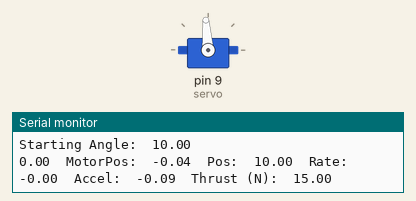
The sketch below on a simulated Arduino Uno, built with avr-gcc and run on an emulated ATmega328P. Shown: servo, the last lines printed to the serial monitor.

Above: at 5.1 s.
At 22.1 s:
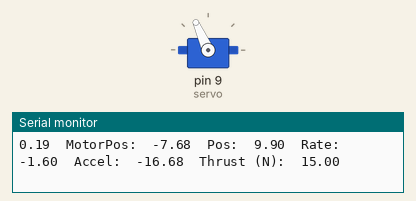
At 37.9 s:
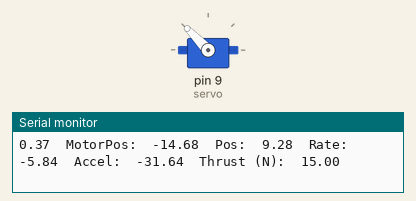
Timing chart, 0 to 40.0 s (numbered marks = the images above):
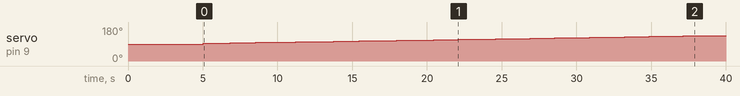

Measured:
- by itself, servo on pin 9 (servo): rises from 90° to 135° in 33.6 s, then falls to 134° in 0.63 s

The sketch:

TVC_Uniaxis_Simv1.ino
```cpp
#include <Servo.h>
Servo servo;

//will add more variables in the future for multi-axis control; any commented out variable or function is for later use; be sure to convert radians to degrees

//simulation constants

float pi = 3.14159;
float timeStep = 0.001; //100Hz

//simulation dynamics

float timeSinceStart = 0;

//TVC dynamics

float motorTorque; //for torque-based control later on
float motorForce;
float motorThrust = 15;
float motorSetpointAngle = 0;
float motorAngle = 0;
float motorAngleTarget;
float motorSetpointDifferenceAngle;
float motorAngleRate = 60;
float servoInput;

//rocket properties dynamics

float vehicleMass = 0.4745;
float vehicleDistanceCMtoTVC = 0.0889;
float vehicleMMOI = 0.010681;
float Kp = 5;
float Kd = 5;

//rocket angle dynamics

//float vehicleAngleSetpoint;
float vehicleAngleAccel = 0;
float vehicleAngleRate = 0;
float vehicleAnglePosition = 10;
float previousVehicleAnglePosition = 0;
float previousVehicleAngleRate = 0;
float previousVehicleAngleAccel = 0;
//float vehicleAngleSetpointDifferenceAccel;
//float vehicleAngleSetpointDifferenceRate;
//float vehicleAngleSetpointDifferencePosition;

void setup() {

  Serial.begin(9600);
  servo.attach(9);

  randomSeed(8193204);

  Serial.println();
  Serial.println("Simulation Constants");
  Serial.println();
  Serial.print("Simulation Time Step:  ");
  Serial.println(timeStep);
  Serial.print("Starting Angle:  ");
  Serial.println(vehicleAnglePosition);
  Serial.println();


  delay(5000);
}

void loop() {

  //run sim here, fly with flight states in setup

  outputServos();
  responseDynamics();
  rotationDynamics();
  simOutput(); //happens last

  timeSinceStart = timeSinceStart + timeStep;
  delay(1);

}

void vehicleDynamics() {

  //model with polynomial curves

}

void rotationDynamics() {

  //equations of motion

  motorTorque = motorThrust * vehicleDistanceCMtoTVC * sin(motorAngle * pi / 180);
  vehicleAngleAccel = motorTorque / vehicleMMOI;

  //integration and differentiation; not for angular acceleration

  vehicleAngleRate = (vehicleAngleAccel + previousVehicleAngleAccel) * 0.5 * timeStep + vehicleAngleRate;
  vehicleAnglePosition = (vehicleAngleRate + previousVehicleAngleRate) * 0.5 * timeStep + vehicleAnglePosition;

  //integration setup for next loop

  previousVehicleAnglePosition = vehicleAnglePosition;
  previousVehicleAngleRate = vehicleAngleRate;
  previousVehicleAngleAccel = vehicleAngleAccel;

}

void responseDynamics() {

  //PD loop configuration and motor delay

  motorAngleTarget = -(Kp * vehicleAnglePosition) - (Kd * vehicleAngleRate);

  //actuation limit modeling

  if (motorAngleTarget > 14) {
    motorAngleTarget = 14;
  }
  else if (motorAngleTarget < -22.5) {
    motorAngleTarget = -22.5;
  }
  else {
    motorAngleTarget = motorAngleTarget;
  }

  //actuator delay *KEEP TRACK OF RATES MODELED IN THIS SECTION -- NO PARAMETER VARS IN*

  if (motorAngleTarget > motorAngle + 0.04) {
    motorAngle = motorAngle + 0.04;
  }
  else if (motorAngleTarget < motorAngle - 0.04) {
    motorAngle = motorAngle - 0.04;
  }
  else {
    motorAngle = motorAngleTarget;
  }
}

void simOutput() {

  //write variables to serial

  Serial.print(timeSinceStart);
  Serial.print("  MotorPos:  ");
  Serial.print(motorAngle);
  Serial.print("  Pos:  ");
  Serial.print(vehicleAnglePosition);
  Serial.print("  Rate:  ");
  Serial.print(vehicleAngleRate);
  Serial.print("  Accel:  ");
  Serial.print(vehicleAngleAccel);
  Serial.print("  Thrust (N):  ");
  Serial.println(motorThrust);

}

void errorNoise() {

}

void outputServos() {
  servoInput = (0.0171 * motorAngle * motorAngle) - (2.4744 * motorAngle) + 94;
  servo.write(servoInput);
}

void motorThrustCurve() {
  if (0 <= timeSinceStart) {
    motorThrust = 3.75;
  }
  if (0.1 <= timeSinceStart) {
    motorThrust = 13.75;
  }
  if (0.2 <= timeSinceStart) {
    motorThrust = 23.75;
  }
  if (0.3 <= timeSinceStart) {
    motorThrust = 18.75;
  }
  if (0.4 <= timeSinceStart) {
    motorThrust = 11;
  }
  if (0.5 <= timeSinceStart) {
    motorThrust = 10;
  }
  if (0.6 <= timeSinceStart) {
    motorThrust = 9;
  }
  if (0.7 <= timeSinceStart) {
    motorThrust = 8;
  }
  if (1.6 <= timeSinceStart) {
    motorThrust = 2;
  }
  if (1.65 <= timeSinceStart) {
    motorThrust = 8;
  }
}
```
